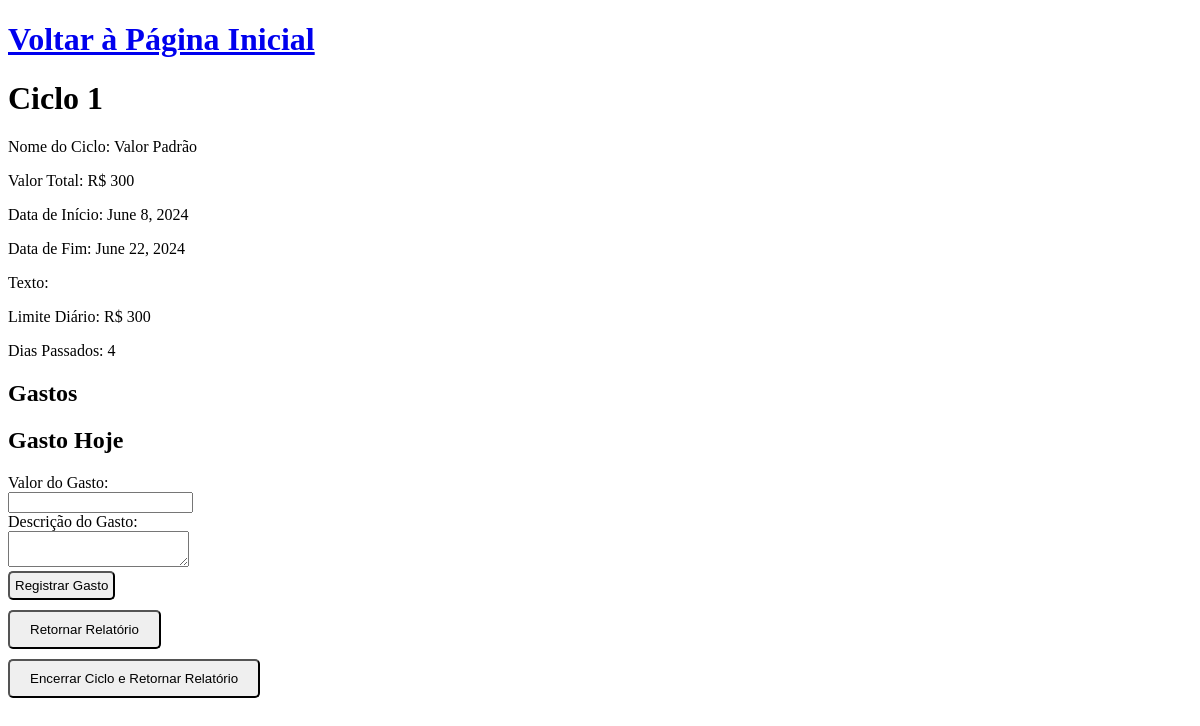
Page /gerenciar/1/ on the earlier database version.
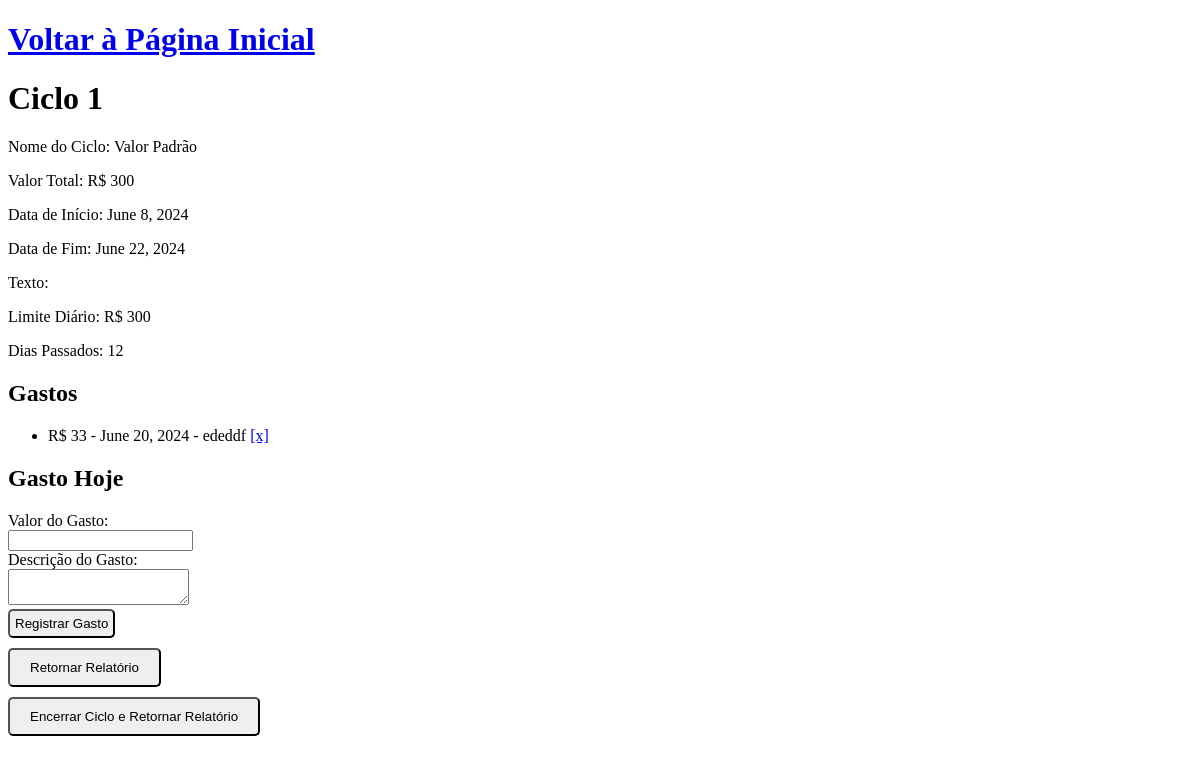
Same page on the later database version.
### amarradorapp/models.py (models this page shows, shortened)
class Ciclo(models.Model):
    valor = models.IntegerField()
    data_inicio = models.DateField()
    data_fim = models.DateField()
    texto = models.TextField()
    nome = models.CharField(max_length=100, default="Valor Padrão")
    limite_diario = models.DecimalField(max_digits=10, decimal_places=2, default=0.00)
    dias_passados = models.IntegerField(default=0)
    encerrado = models.BooleanField(default=False)
    def atualizar_valor_total(self):
        if not self.valor:
            self.valor = self.valor
        self.save()
    def calcular_limite_diario(self):
        hoje = timezone.now().date()
        gastos_hoje = self.gasto_set.filter(data=hoje)
        total_gastos_hoje = sum(g.valor for g in gastos_hoje)
        dias_restantes = (self.data_fim - hoje).days + 1
        limite_diario = (self.valor - total_gastos_hoje) // dias_restantes if dias_restantes > 0 else self.valor
        self.limite_diario = limite_diario
        self.save()

class Gasto(models.Model):
    ciclo = models.ForeignKey(Ciclo, on_delete=models.CASCADE)
    valor = models.IntegerField()
    descricao = models.TextField()
    data = models.DateField(auto_now_add=True)
    excluido = models.BooleanField(default=False)

### amarradorapp/views.py (the view, shortened to what this page needs)
# urls.py: path('gerenciar/<int:ciclo_id>/', gerenciar, name='gerenciar'),
def gerenciar(request, ciclo_id):
    ciclo = get_object_or_404(Ciclo, id=ciclo_id)
    if ciclo.encerrado:
        return redirect('relatorio', ciclo_id=ciclo.id)
    ciclo.atualizar_valor_total()
    ciclo.calcular_limite_diario()
    gastos = Gasto.objects.filter(ciclo=ciclo)
    return render(request, 'gerenciar.html', {'ciclo': ciclo, 'gastos': gastos})

### amarradorapp/templates/gerenciar.html (shortened to what this page needs)
<!DOCTYPE html>
<html lang="pt-br">
<head>
</head>
<body>
<h1><a href="{% url 'inicio' %}">Voltar à Página Inicial</a></h1>
<h1>Ciclo {{ ciclo.id }}</h1>
<p>Nome do Ciclo: {{ ciclo.nome }}</p>
<p>Valor Total: R$ {{ ciclo.valor }}</p>
<p>Data de Início: {{ ciclo.data_inicio }}</p>
<p>Data de Fim: {{ ciclo.data_fim }}</p>
<p>Texto: {{ ciclo.texto }}</p>
<p>Limite Diário: R$ <span id="limite_diario">{{ ciclo.limite_diario }}</span></p>
<p>Dias Passados: {{ ciclo.dias_passados }}</p>
<h2>Gastos</h2>
<ul>
    {% for gasto in gastos %}
    <li>
        R$ {{ gasto.valor }} - {{ gasto.data }} - {{ gasto.descricao }}
        <a href="{% url 'excluir_gasto' gasto.id %}" onclick="return confirmExclusao('{{ gasto.valor }}', '{{ gasto.descricao }}')">[x]</a>
    </li>
    {% endfor %}
</ul>
<h2>Gasto Hoje</h2>
<form id="gasto_hoje_form" method="post" onsubmit="return submitFormGastoHoje();">
    <label for="valor">Valor do Gasto:</label><br>
    <input type="number" id="valor" name="valor" step="0.01" min="0.01" required><br>
    <label for="descricao">Descrição do Gasto:</label><br>
    <textarea id="descricao" name="descricao" required></textarea><br>
    <input type="submit" value="Registrar Gasto" style="padding: 5px; border-radius: 5px; cursor: pointer;">
</form>
<div>
    <button data-relatorio-url="{% url 'relatorio' ciclo.id %}" onclick="redirecionarRelatorio(this.dataset.relatorioUrl)"
    style="padding: 10px 20px; margin-top: 10px; border-radius: 5px; cursor: pointer;">
    Retornar Relatório
    </button>
</div>
    <div>
        <button onclick="confirmarEncerramentoEImprimir()"
        style="padding: 10px 20px; margin-top: 10px; border-radius: 5px; cursor: pointer;">
        Encerrar Ciclo e Retornar Relatório
        </button>
    </div>
</body>
</html>

Differences in the rows shown:
changed Ciclo "Valor Padrão": dias_passados "4" → "12"
added Gasto: valor "33", data "June 20, 2024", descricao "ededdf"
